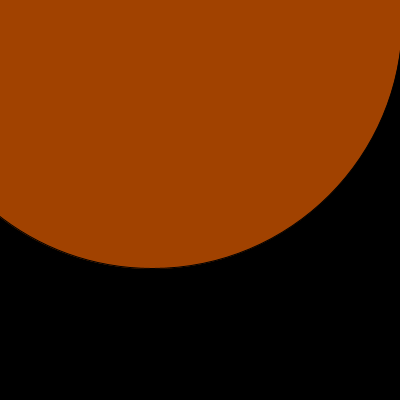
Frame 1 (no input)
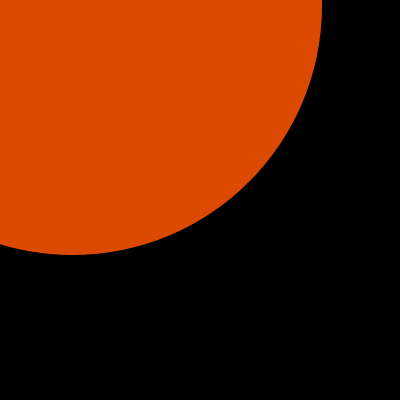
Frame 60 (the mouse pressed at the canvas centre just before this capture)
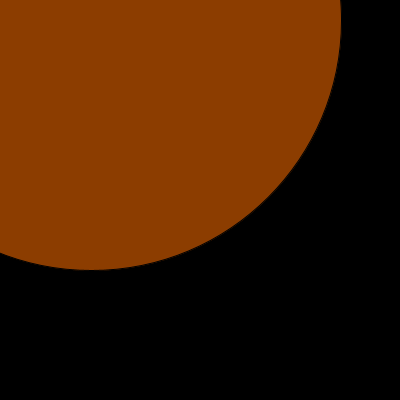
Frame 120 (the mouse held since frame 60 and released just before this capture)

The Processing sketch that drew these frames (run headless with seeded random() and noise(); from frame 60 on, the mouse is pressed at the canvas centre):

// Processing sketch: processing_30561
// ── processing_30561.pde

 
Big ball1;

void setup(){
size (400,400);
background(0);

ball1 = new Big ( 60, 80, 100);

}

void draw (){
background(0);
 
  ball1.drive ();
  ball1.display ();
  
}

class Big{
  
  float r,g,b;
  int xpos;
  int ypos;
  int xspeed;
  

  
  Big ( int t_xpos, int t_ypos, int t_xspeed ){
  
  xpos = t_xpos;
  ypos = t_ypos;
  xspeed = t_xspeed;
  
  r = random(250);
  g = random(255);
  b = random(0);
    
  }
  
  void drive (){
    
    xpos = xpos + xspeed;
    if (xpos > width){
      xpos = 0;
      ypos = (int) random(height);   
      
       r = random(250);
       g = random(255);
       b = random(0);
}
       
  }

   void display (){
   
   fill(r,g,b);  
   ellipse (random(xpos), random(ypos), 500, 500);
     
   }  
}
